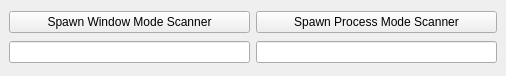
<?xml version="1.0" encoding="UTF-8"?>
<ui version="4.0">
 <class>MainWindow</class>
 <widget class="QMainWindow" name="MainWindow">
  <property name="geometry">
   <rect>
    <x>0</x>
    <y>0</y>
    <width>506</width>
    <height>76</height>
   </rect>
  </property>
  <property name="windowTitle">
   <string>Qt Process Scanner Widget Implementation</string>
  </property>
  <widget class="QWidget" name="centralwidget">
   <layout class="QVBoxLayout" name="verticalLayout">
    <item>
     <layout class="QHBoxLayout" name="horizontalLayout">
      <item>
       <widget class="QPushButton" name="pushButtonSpawnScannerWindowMode">
        <property name="minimumSize">
         <size>
          <width>240</width>
          <height>0</height>
         </size>
        </property>
        <property name="text">
         <string>Spawn Window Mode Scanner</string>
        </property>
       </widget>
      </item>
      <item>
       <widget class="QPushButton" name="pushButtonSpawnScannerProcessMode">
        <property name="minimumSize">
         <size>
          <width>240</width>
          <height>0</height>
         </size>
        </property>
        <property name="text">
         <string>Spawn Process Mode Scanner</string>
        </property>
       </widget>
      </item>
     </layout>
    </item>
    <item>
     <layout class="QHBoxLayout" name="horizontalLayout_2">
      <item>
       <widget class="QLineEdit" name="lineEditWindowModeScanner"/>
      </item>
      <item>
       <widget class="QLineEdit" name="lineEditProcessModeScanner"/>
      </item>
     </layout>
    </item>
   </layout>
  </widget>
 </widget>
 <resources/>
 <connections/>
</ui>
